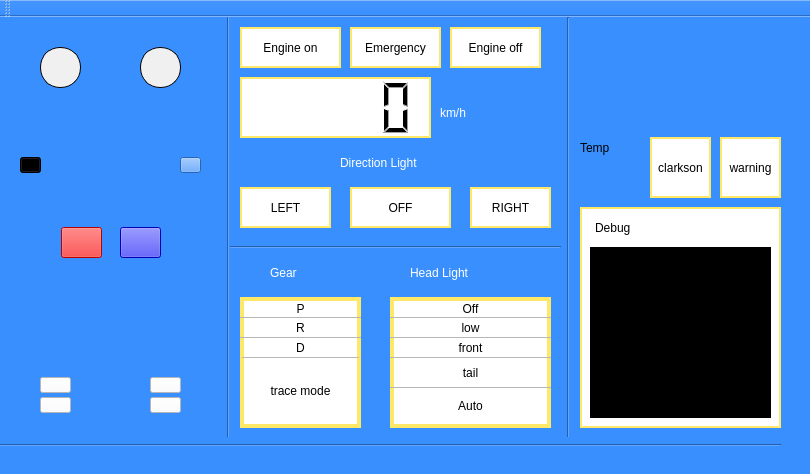
<?xml version="1.0" encoding="UTF-8"?>
<ui version="4.0">
 <class>MainWindow</class>
 <widget class="QMainWindow" name="MainWindow">
  <property name="geometry">
   <rect>
    <x>0</x>
    <y>0</y>
    <width>810</width>
    <height>474</height>
   </rect>
  </property>
  <property name="windowTitle">
   <string>MainWindow</string>
  </property>
  <property name="whatsThis">
   <string>&lt;html&gt;&lt;head/&gt;&lt;body&gt;&lt;p&gt;&lt;img src=&quot;:/image/system/download.jpeg&quot;/&gt;&lt;/p&gt;&lt;/body&gt;&lt;/html&gt;</string>
  </property>
  <property name="styleSheet">
   <string notr="true">background-color: rgb(58, 143, 255);</string>
  </property>
  <widget class="QWidget" name="centralWidget">
   <widget class="QPushButton" name="btnDirLeftState">
    <property name="geometry">
     <rect>
      <x>240</x>
      <y>170</y>
      <width>91</width>
      <height>41</height>
     </rect>
    </property>
    <property name="styleSheet">
     <string notr="true">border:2px solid rgb(255, 232, 102);
background-color: rgb(255, 255, 255);</string>
    </property>
    <property name="text">
     <string>LEFT</string>
    </property>
   </widget>
   <widget class="QPushButton" name="bntDirOffState">
    <property name="geometry">
     <rect>
      <x>350</x>
      <y>170</y>
      <width>101</width>
      <height>41</height>
     </rect>
    </property>
    <property name="styleSheet">
     <string notr="true">border:2px solid rgb(255, 232, 102);
background-color: rgb(255, 255, 255);</string>
    </property>
    <property name="text">
     <string>OFF</string>
    </property>
   </widget>
   <widget class="QPushButton" name="btnDirRightState">
    <property name="geometry">
     <rect>
      <x>470</x>
      <y>170</y>
      <width>81</width>
      <height>41</height>
     </rect>
    </property>
    <property name="styleSheet">
     <string notr="true">border:2px solid rgb(255, 232, 102);
background-color: rgb(255, 255, 255);</string>
    </property>
    <property name="text">
     <string>RIGHT</string>
    </property>
   </widget>
   <widget class="QPushButton" name="pbDirLampRightState">
    <property name="geometry">
     <rect>
      <x>180</x>
      <y>140</y>
      <width>21</width>
      <height>16</height>
     </rect>
    </property>
    <property name="text">
     <string/>
    </property>
   </widget>
   <widget class="QPushButton" name="pbDirLampLeftState">
    <property name="geometry">
     <rect>
      <x>20</x>
      <y>140</y>
      <width>21</width>
      <height>16</height>
     </rect>
    </property>
    <property name="styleSheet">
     <string notr="true">background-color: black; </string>
    </property>
    <property name="text">
     <string/>
    </property>
   </widget>
   <widget class="QPushButton" name="btnProgStart">
    <property name="geometry">
     <rect>
      <x>240</x>
      <y>10</y>
      <width>101</width>
      <height>41</height>
     </rect>
    </property>
    <property name="styleSheet">
     <string notr="true">border:2px solid rgb(255, 232, 102);
background-color: rgb(255, 255, 255);</string>
    </property>
    <property name="text">
     <string>Engine on</string>
    </property>
   </widget>
   <widget class="QPushButton" name="bntProgStartStop">
    <property name="geometry">
     <rect>
      <x>450</x>
      <y>10</y>
      <width>91</width>
      <height>41</height>
     </rect>
    </property>
    <property name="styleSheet">
     <string notr="true">border:2px solid rgb(255, 232, 102);
background-color: rgb(255, 255, 255);</string>
    </property>
    <property name="text">
     <string>Engine off</string>
    </property>
   </widget>
   <widget class="QGroupBox" name="grpDebugMsg">
    <property name="geometry">
     <rect>
      <x>580</x>
      <y>190</y>
      <width>201</width>
      <height>221</height>
     </rect>
    </property>
    <property name="styleSheet">
     <string notr="true">border:2px solid rgb(255, 232, 102);
background-color: rgb(255, 255, 255);</string>
    </property>
    <property name="title">
     <string/>
    </property>
    <widget class="QPushButton" name="btnDebugMsgClear">
     <property name="geometry">
      <rect>
       <x>260</x>
       <y>670</y>
       <width>91</width>
       <height>31</height>
      </rect>
     </property>
     <property name="text">
      <string>Clear</string>
     </property>
    </widget>
    <widget class="QTextEdit" name="teDebugMessage">
     <property name="geometry">
      <rect>
       <x>10</x>
       <y>40</y>
       <width>181</width>
       <height>171</height>
      </rect>
     </property>
     <property name="styleSheet">
      <string notr="true">background-color: rgb(0, 0, 0);
color: rgb(255, 255, 255);
border:1px solid rgb(0, 0, 0);</string>
     </property>
    </widget>
    <widget class="QLabel" name="label_7">
     <property name="geometry">
      <rect>
       <x>10</x>
       <y>10</y>
       <width>68</width>
       <height>22</height>
      </rect>
     </property>
     <property name="styleSheet">
      <string notr="true">border-color: rgb(255, 255, 255);</string>
     </property>
     <property name="text">
      <string>Debug</string>
     </property>
    </widget>
   </widget>
   <widget class="QPushButton" name="btnEmgState_1">
    <property name="geometry">
     <rect>
      <x>61</x>
      <y>210</y>
      <width>41</width>
      <height>31</height>
     </rect>
    </property>
    <property name="styleSheet">
     <string notr="true">background-color:red;</string>
    </property>
    <property name="text">
     <string/>
    </property>
   </widget>
   <widget class="QPushButton" name="btnEmgState_2">
    <property name="geometry">
     <rect>
      <x>120</x>
      <y>210</y>
      <width>41</width>
      <height>31</height>
     </rect>
    </property>
    <property name="styleSheet">
     <string notr="true">background-color:blue;</string>
    </property>
    <property name="text">
     <string/>
    </property>
   </widget>
   <widget class="QPushButton" name="btnHeadlight1">
    <property name="geometry">
     <rect>
      <x>40</x>
      <y>30</y>
      <width>41</width>
      <height>41</height>
     </rect>
    </property>
    <property name="styleSheet">
     <string notr="true">background-color:rgb(240,240,240); border-style:solid; border-width: 1px; border-radius: 50px;border-color:black; max-width: 100px; max-height:100px;max-width:100px;max-height:100px;border-radius:20px;</string>
    </property>
    <property name="text">
     <string/>
    </property>
   </widget>
   <widget class="QPushButton" name="btnHeadlight2">
    <property name="geometry">
     <rect>
      <x>140</x>
      <y>30</y>
      <width>41</width>
      <height>41</height>
     </rect>
    </property>
    <property name="styleSheet">
     <string notr="true">background-color:rgb(240,240,240); border-style:solid; border-width: 1px; border-radius: 50px;border-color:black; max-width: 100px; max-height:100px;max-width:100px;max-height:100px;border-radius:20px;</string>
    </property>
    <property name="text">
     <string/>
    </property>
   </widget>
   <widget class="QLCDNumber" name="SpeedNumber">
    <property name="geometry">
     <rect>
      <x>240</x>
      <y>60</y>
      <width>191</width>
      <height>61</height>
     </rect>
    </property>
    <property name="styleSheet">
     <string notr="true">border:2px solid rgb(255, 232, 102);
background-color: rgb(255, 255, 255);</string>
    </property>
   </widget>
   <widget class="QPushButton" name="btnBreaklight1">
    <property name="geometry">
     <rect>
      <x>40</x>
      <y>360</y>
      <width>31</width>
      <height>16</height>
     </rect>
    </property>
    <property name="styleSheet">
     <string notr="true">background-color: white;</string>
    </property>
    <property name="text">
     <string/>
    </property>
   </widget>
   <widget class="QPushButton" name="btnBreaklight2">
    <property name="geometry">
     <rect>
      <x>150</x>
      <y>360</y>
      <width>31</width>
      <height>16</height>
     </rect>
    </property>
    <property name="styleSheet">
     <string notr="true">background-color: white;</string>
    </property>
    <property name="text">
     <string/>
    </property>
   </widget>
   <widget class="QPushButton" name="btnEmergency">
    <property name="geometry">
     <rect>
      <x>350</x>
      <y>10</y>
      <width>91</width>
      <height>41</height>
     </rect>
    </property>
    <property name="styleSheet">
     <string notr="true">border:2px solid rgb(255, 232, 102);
background-color: rgb(255, 255, 255);</string>
    </property>
    <property name="text">
     <string>Emergency</string>
    </property>
   </widget>
   <widget class="QPushButton" name="btnTracemode">
    <property name="geometry">
     <rect>
      <x>240</x>
      <y>340</y>
      <width>121</width>
      <height>71</height>
     </rect>
    </property>
    <property name="styleSheet">
     <string notr="true">background-color: rgb(255, 255, 255);
border-top: 1px solid rgb(182, 182, 182);
border-right: 4px solid rgb(255, 232, 102);
border-left: 4px solid rgb(255, 232, 102);
border-bottom: 4px solid rgb(255, 232, 102);


</string>
    </property>
    <property name="text">
     <string>trace mode</string>
    </property>
   </widget>
   <widget class="Line" name="line">
    <property name="geometry">
     <rect>
      <x>220</x>
      <y>-10</y>
      <width>16</width>
      <height>431</height>
     </rect>
    </property>
    <property name="styleSheet">
     <string notr="true">
border-color: rgb(255, 0, 0);</string>
    </property>
    <property name="orientation">
     <enum>Qt::Vertical</enum>
    </property>
   </widget>
   <widget class="QPushButton" name="btnBreaklight3">
    <property name="geometry">
     <rect>
      <x>40</x>
      <y>380</y>
      <width>31</width>
      <height>16</height>
     </rect>
    </property>
    <property name="styleSheet">
     <string notr="true">background-color: white;</string>
    </property>
    <property name="text">
     <string/>
    </property>
   </widget>
   <widget class="QPushButton" name="btnBreaklight4">
    <property name="geometry">
     <rect>
      <x>150</x>
      <y>380</y>
      <width>31</width>
      <height>16</height>
     </rect>
    </property>
    <property name="styleSheet">
     <string notr="true">background-color: white;</string>
    </property>
    <property name="text">
     <string/>
    </property>
   </widget>
   <widget class="QLabel" name="label_2">
    <property name="geometry">
     <rect>
      <x>440</x>
      <y>70</y>
      <width>91</width>
      <height>51</height>
     </rect>
    </property>
    <property name="styleSheet">
     <string notr="true">font: 75 italic 30pt &quot;PibotoLt&quot;;
color: rgb(255, 255, 255);</string>
    </property>
    <property name="text">
     <string>km/h</string>
    </property>
   </widget>
   <widget class="QLabel" name="label_3">
    <property name="geometry">
     <rect>
      <x>270</x>
      <y>240</y>
      <width>61</width>
      <height>31</height>
     </rect>
    </property>
    <property name="styleSheet">
     <string notr="true">font: 75 italic 22pt &quot;PibotoLt&quot;;
color: rgb(255, 255, 255);</string>
    </property>
    <property name="text">
     <string>Gear</string>
    </property>
   </widget>
   <widget class="QLabel" name="label_4">
    <property name="geometry">
     <rect>
      <x>410</x>
      <y>240</y>
      <width>121</width>
      <height>31</height>
     </rect>
    </property>
    <property name="styleSheet">
     <string notr="true">font: 75 italic 18pt &quot;PibotoLt&quot;;
color: rgb(255, 255, 255);</string>
    </property>
    <property name="text">
     <string>Head Light</string>
    </property>
   </widget>
   <widget class="QLabel" name="label_5">
    <property name="geometry">
     <rect>
      <x>340</x>
      <y>130</y>
      <width>151</width>
      <height>31</height>
     </rect>
    </property>
    <property name="styleSheet">
     <string notr="true">font: 75 italic 18pt &quot;PibotoLt&quot;;
color: rgb(255, 255, 255);</string>
    </property>
    <property name="text">
     <string>Direction Light</string>
    </property>
   </widget>
   <widget class="Line" name="line_2">
    <property name="geometry">
     <rect>
      <x>560</x>
      <y>0</y>
      <width>16</width>
      <height>421</height>
     </rect>
    </property>
    <property name="styleSheet">
     <string notr="true">
border-color: rgb(255, 0, 0);</string>
    </property>
    <property name="orientation">
     <enum>Qt::Vertical</enum>
    </property>
   </widget>
   <widget class="QPushButton" name="btnLEDOff">
    <property name="geometry">
     <rect>
      <x>390</x>
      <y>280</y>
      <width>161</width>
      <height>21</height>
     </rect>
    </property>
    <property name="styleSheet">
     <string notr="true">background-color: rgb(255, 255, 255);
border-right: 4px solid rgb(255, 232, 102);
border-left: 4px solid rgb(255, 232, 102);
border-top: 4px solid rgb(255, 232, 102);

</string>
    </property>
    <property name="text">
     <string>Off</string>
    </property>
   </widget>
   <widget class="QPushButton" name="btnLEDLow">
    <property name="geometry">
     <rect>
      <x>390</x>
      <y>300</y>
      <width>161</width>
      <height>21</height>
     </rect>
    </property>
    <property name="styleSheet">
     <string notr="true">background-color: rgb(255, 255, 255);
border-right: 4px solid rgb(255, 232, 102);
border-left: 4px solid rgb(255, 232, 102);
border-top: 1px solid rgb(182, 182, 182) ;
</string>
    </property>
    <property name="text">
     <string>low</string>
    </property>
   </widget>
   <widget class="QPushButton" name="btnLEDFront">
    <property name="geometry">
     <rect>
      <x>390</x>
      <y>320</y>
      <width>161</width>
      <height>21</height>
     </rect>
    </property>
    <property name="styleSheet">
     <string notr="true">background-color: rgb(255, 255, 255);
border-right: 4px solid rgb(255, 232, 102);
border-left: 4px solid rgb(255, 232, 102);
border-top: 1px solid rgb(182, 182, 182) ;
</string>
    </property>
    <property name="text">
     <string>front</string>
    </property>
   </widget>
   <widget class="QPushButton" name="btnLEDTail">
    <property name="geometry">
     <rect>
      <x>390</x>
      <y>340</y>
      <width>161</width>
      <height>31</height>
     </rect>
    </property>
    <property name="styleSheet">
     <string notr="true">background-color: rgb(255, 255, 255);
border-right: 4px solid rgb(255, 232, 102);
border-left: 4px solid rgb(255, 232, 102);
border-top: 1px solid rgb(182, 182, 182) ;
</string>
    </property>
    <property name="text">
     <string>tail</string>
    </property>
   </widget>
   <widget class="QPushButton" name="btnLEDAuto">
    <property name="geometry">
     <rect>
      <x>390</x>
      <y>370</y>
      <width>161</width>
      <height>41</height>
     </rect>
    </property>
    <property name="styleSheet">
     <string notr="true">background-color: rgb(255, 255, 255);
border-top: 1px solid rgb(182, 182, 182);
border-right: 4px solid rgb(255, 232, 102);
border-left: 4px solid rgb(255, 232, 102);
border-bottom: 4px solid rgb(255, 232, 102);


</string>
    </property>
    <property name="text">
     <string>Auto</string>
    </property>
   </widget>
   <widget class="QPushButton" name="btnGearP">
    <property name="geometry">
     <rect>
      <x>240</x>
      <y>280</y>
      <width>121</width>
      <height>21</height>
     </rect>
    </property>
    <property name="styleSheet">
     <string notr="true">background-color: rgb(255, 255, 255);
border-right: 4px solid rgb(255, 232, 102);
border-left: 4px solid rgb(255, 232, 102);
border-top: 4px solid rgb(255, 232, 102);

</string>
    </property>
    <property name="text">
     <string>P</string>
    </property>
   </widget>
   <widget class="QPushButton" name="btnGearR">
    <property name="geometry">
     <rect>
      <x>240</x>
      <y>300</y>
      <width>121</width>
      <height>21</height>
     </rect>
    </property>
    <property name="styleSheet">
     <string notr="true">background-color: rgb(255, 255, 255);
border-right: 4px solid rgb(255, 232, 102);
border-left: 4px solid rgb(255, 232, 102);
border-top: 1px solid rgb(182, 182, 182) ;
</string>
    </property>
    <property name="text">
     <string>R</string>
    </property>
   </widget>
   <widget class="QPushButton" name="btnGearD">
    <property name="geometry">
     <rect>
      <x>240</x>
      <y>320</y>
      <width>121</width>
      <height>21</height>
     </rect>
    </property>
    <property name="styleSheet">
     <string notr="true">background-color: rgb(255, 255, 255);
border-right: 4px solid rgb(255, 232, 102);
border-left: 4px solid rgb(255, 232, 102);
border-top: 1px solid rgb(182, 182, 182);
border-bottom: 1px solid rgb(182, 182, 182);

</string>
    </property>
    <property name="text">
     <string>D</string>
    </property>
   </widget>
   <widget class="QLabel" name="label_6">
    <property name="geometry">
     <rect>
      <x>620</x>
      <y>10</y>
      <width>141</width>
      <height>101</height>
     </rect>
    </property>
    <property name="whatsThis">
     <string>&lt;html&gt;&lt;head/&gt;&lt;body&gt;&lt;p&gt;&lt;img src=&quot;:/image/system/download.jpeg&quot;/&gt;&lt;/p&gt;&lt;/body&gt;&lt;/html&gt;</string>
    </property>
    <property name="styleSheet">
     <string notr="true"/>
    </property>
    <property name="text">
     <string>&lt;html&gt;&lt;head/&gt;&lt;body&gt;&lt;p&gt;&lt;img src=&quot;:/image/system/mark.jfif&quot;/&gt;&lt;/p&gt;&lt;/body&gt;&lt;/html&gt;</string>
    </property>
   </widget>
   <widget class="QLabel" name="label">
    <property name="geometry">
     <rect>
      <x>10</x>
      <y>10</y>
      <width>211</width>
      <height>401</height>
     </rect>
    </property>
    <property name="whatsThis">
     <string>&lt;html&gt;&lt;head/&gt;&lt;body&gt;&lt;p&gt;&lt;img src=&quot;:/image/system/car.png&quot;/&gt;&lt;/p&gt;&lt;/body&gt;&lt;/html&gt;</string>
    </property>
    <property name="styleSheet">
     <string notr="true"/>
    </property>
    <property name="text">
     <string>&lt;html&gt;&lt;head/&gt;&lt;body&gt;&lt;p&gt;&lt;img src=&quot;:/image/system/car.png&quot;/&gt;&lt;/p&gt;&lt;/body&gt;&lt;/html&gt;</string>
    </property>
   </widget>
   <widget class="Line" name="line_3">
    <property name="geometry">
     <rect>
      <x>0</x>
      <y>420</y>
      <width>781</width>
      <height>16</height>
     </rect>
    </property>
    <property name="orientation">
     <enum>Qt::Horizontal</enum>
    </property>
   </widget>
   <widget class="Line" name="line_4">
    <property name="geometry">
     <rect>
      <x>230</x>
      <y>220</y>
      <width>331</width>
      <height>20</height>
     </rect>
    </property>
    <property name="orientation">
     <enum>Qt::Horizontal</enum>
    </property>
   </widget>
   <widget class="QLabel" name="lbTemp">
    <property name="geometry">
     <rect>
      <x>580</x>
      <y>150</y>
      <width>61</width>
      <height>31</height>
     </rect>
    </property>
    <property name="text">
     <string/>
    </property>
   </widget>
   <widget class="QLabel" name="label_8">
    <property name="geometry">
     <rect>
      <x>580</x>
      <y>120</y>
      <width>51</width>
      <height>22</height>
     </rect>
    </property>
    <property name="text">
     <string>Temp</string>
    </property>
   </widget>
   <widget class="QPushButton" name="btnClarkson">
    <property name="geometry">
     <rect>
      <x>650</x>
      <y>120</y>
      <width>61</width>
      <height>61</height>
     </rect>
    </property>
    <property name="styleSheet">
     <string notr="true">background-color: rgb(255, 255, 255);
border:2px solid rgb(255, 232, 102);</string>
    </property>
    <property name="text">
     <string>clarkson</string>
    </property>
   </widget>
   <widget class="QPushButton" name="btnwarning">
    <property name="geometry">
     <rect>
      <x>720</x>
      <y>120</y>
      <width>61</width>
      <height>61</height>
     </rect>
    </property>
    <property name="styleSheet">
     <string notr="true">background-color: rgb(255, 255, 255);
border:2px solid rgb(255, 232, 102);</string>
    </property>
    <property name="text">
     <string>warning</string>
    </property>
   </widget>
   <zorder>label</zorder>
   <zorder>btnProgStart</zorder>
   <zorder>bntProgStartStop</zorder>
   <zorder>grpDebugMsg</zorder>
   <zorder>SpeedNumber</zorder>
   <zorder>btnTracemode</zorder>
   <zorder>line</zorder>
   <zorder>btnHeadlight1</zorder>
   <zorder>btnEmergency</zorder>
   <zorder>pbDirLampRightState</zorder>
   <zorder>pbDirLampLeftState</zorder>
   <zorder>bntDirOffState</zorder>
   <zorder>btnDirLeftState</zorder>
   <zorder>btnDirRightState</zorder>
   <zorder>btnHeadlight2</zorder>
   <zorder>btnBreaklight2</zorder>
   <zorder>btnBreaklight1</zorder>
   <zorder>btnEmgState_1</zorder>
   <zorder>btnEmgState_2</zorder>
   <zorder>btnBreaklight3</zorder>
   <zorder>btnBreaklight4</zorder>
   <zorder>label_2</zorder>
   <zorder>label_3</zorder>
   <zorder>label_4</zorder>
   <zorder>label_5</zorder>
   <zorder>line_2</zorder>
   <zorder>btnLEDOff</zorder>
   <zorder>btnLEDLow</zorder>
   <zorder>btnLEDFront</zorder>
   <zorder>btnLEDTail</zorder>
   <zorder>btnLEDAuto</zorder>
   <zorder>btnGearP</zorder>
   <zorder>btnGearR</zorder>
   <zorder>btnGearD</zorder>
   <zorder>label_6</zorder>
   <zorder>line_3</zorder>
   <zorder>line_4</zorder>
   <zorder>lbTemp</zorder>
   <zorder>label_8</zorder>
   <zorder>btnClarkson</zorder>
   <zorder>btnwarning</zorder>
  </widget>
  <widget class="QMenuBar" name="menuBar">
   <property name="geometry">
    <rect>
     <x>0</x>
     <y>0</y>
     <width>810</width>
     <height>28</height>
    </rect>
   </property>
  </widget>
  <widget class="QToolBar" name="mainToolBar">
   <attribute name="toolBarArea">
    <enum>TopToolBarArea</enum>
   </attribute>
   <attribute name="toolBarBreak">
    <bool>false</bool>
   </attribute>
  </widget>
  <widget class="QStatusBar" name="statusBar"/>
 </widget>
 <layoutdefault spacing="6" margin="11"/>
 <resources/>
 <connections/>
</ui>
